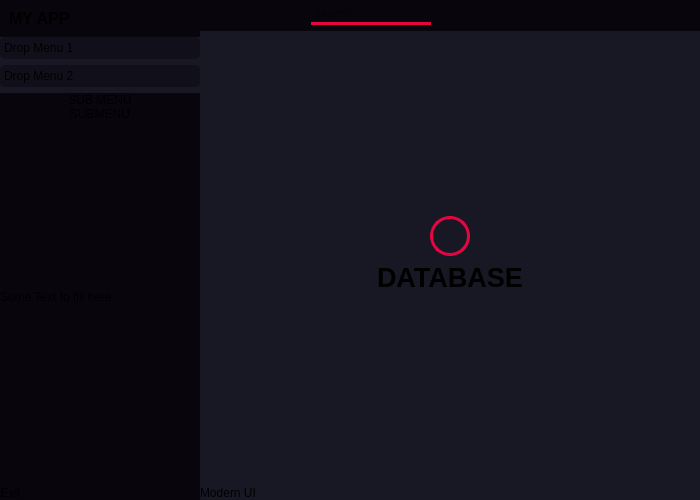
<?xml version="1.0" encoding="UTF-8"?>
<ui version="4.0">
 <class>MainWindow</class>
 <widget class="QMainWindow" name="MainWindow">
  <property name="geometry">
   <rect>
    <x>0</x>
    <y>0</y>
    <width>700</width>
    <height>500</height>
   </rect>
  </property>
  <property name="windowTitle">
   <string>MainWindow</string>
  </property>
  <property name="styleSheet">
   <string notr="true">*{
	border: none;
}</string>
  </property>
  <widget class="QWidget" name="centralwidget">
   <property name="styleSheet">
    <string notr="true">background-color: rgb(24, 24, 36);</string>
   </property>
   <layout class="QHBoxLayout" name="horizontalLayout">
    <property name="spacing">
     <number>0</number>
    </property>
    <property name="leftMargin">
     <number>0</number>
    </property>
    <property name="topMargin">
     <number>0</number>
    </property>
    <property name="rightMargin">
     <number>0</number>
    </property>
    <property name="bottomMargin">
     <number>0</number>
    </property>
    <item>
     <widget class="QFrame" name="slide_menu_container">
      <property name="maximumSize">
       <size>
        <width>200</width>
        <height>16777215</height>
       </size>
      </property>
      <property name="styleSheet">
       <string notr="true">background-color: rgb(9, 5, 13);</string>
      </property>
      <property name="frameShape">
       <enum>QFrame::StyledPanel</enum>
      </property>
      <property name="frameShadow">
       <enum>QFrame::Raised</enum>
      </property>
      <layout class="QVBoxLayout" name="verticalLayout_2">
       <property name="spacing">
        <number>0</number>
       </property>
       <property name="leftMargin">
        <number>0</number>
       </property>
       <property name="topMargin">
        <number>0</number>
       </property>
       <property name="rightMargin">
        <number>0</number>
       </property>
       <property name="bottomMargin">
        <number>0</number>
       </property>
       <item>
        <widget class="QFrame" name="slide_menu">
         <property name="minimumSize">
          <size>
           <width>192</width>
           <height>0</height>
          </size>
         </property>
         <property name="frameShape">
          <enum>QFrame::StyledPanel</enum>
         </property>
         <property name="frameShadow">
          <enum>QFrame::Raised</enum>
         </property>
         <layout class="QVBoxLayout" name="verticalLayout_5">
          <property name="spacing">
           <number>0</number>
          </property>
          <property name="leftMargin">
           <number>0</number>
          </property>
          <property name="topMargin">
           <number>0</number>
          </property>
          <property name="rightMargin">
           <number>0</number>
          </property>
          <property name="bottomMargin">
           <number>0</number>
          </property>
          <item alignment="Qt::AlignTop">
           <widget class="QFrame" name="frame_7">
            <property name="frameShape">
             <enum>QFrame::StyledPanel</enum>
            </property>
            <property name="frameShadow">
             <enum>QFrame::Raised</enum>
            </property>
            <layout class="QHBoxLayout" name="horizontalLayout_8">
             <item alignment="Qt::AlignLeft|Qt::AlignTop">
              <widget class="QLabel" name="label_2">
               <property name="font">
                <font>
                 <pointsize>12</pointsize>
                 <weight>75</weight>
                 <bold>true</bold>
                </font>
               </property>
               <property name="text">
                <string>MY APP</string>
               </property>
              </widget>
             </item>
             <item alignment="Qt::AlignLeft|Qt::AlignTop">
              <widget class="QLabel" name="label_3">
               <property name="text">
                <string/>
               </property>
               <property name="pixmap">
                <pixmap resource="icons.qrc">:/icons/icons/codesandbox.svg</pixmap>
               </property>
              </widget>
             </item>
            </layout>
           </widget>
          </item>
          <item>
           <widget class="QFrame" name="frame_8">
            <property name="sizePolicy">
             <sizepolicy hsizetype="Preferred" vsizetype="Expanding">
              <horstretch>0</horstretch>
              <verstretch>0</verstretch>
             </sizepolicy>
            </property>
            <property name="frameShape">
             <enum>QFrame::StyledPanel</enum>
            </property>
            <property name="frameShadow">
             <enum>QFrame::Raised</enum>
            </property>
            <layout class="QVBoxLayout" name="verticalLayout_6">
             <property name="spacing">
              <number>0</number>
             </property>
             <property name="leftMargin">
              <number>0</number>
             </property>
             <property name="topMargin">
              <number>0</number>
             </property>
             <property name="rightMargin">
              <number>0</number>
             </property>
             <property name="bottomMargin">
              <number>0</number>
             </property>
             <item>
              <widget class="QToolBox" name="toolBox">
               <property name="styleSheet">
                <string notr="true">QToolBox{
	background-color: rgb(24, 24, 36);
	text-align: left;
}
QToolBox::tab{
	border-radius: 5px;
	background-color: rgb(17, 16, 26);
	text-align: left;
}</string>
               </property>
               <property name="currentIndex">
                <number>1</number>
               </property>
               <widget class="QWidget" name="page">
                <property name="geometry">
                 <rect>
                  <x>0</x>
                  <y>0</y>
                  <width>200</width>
                  <height>377</height>
                 </rect>
                </property>
                <attribute name="icon">
                 <iconset resource="icons.qrc">
                  <normaloff>:/icons/icons/chevron-down.svg</normaloff>:/icons/icons/chevron-down.svg</iconset>
                </attribute>
                <attribute name="label">
                 <string>Drop Menu 1</string>
                </attribute>
                <layout class="QVBoxLayout" name="verticalLayout_7">
                 <property name="spacing">
                  <number>0</number>
                 </property>
                 <property name="leftMargin">
                  <number>0</number>
                 </property>
                 <property name="topMargin">
                  <number>0</number>
                 </property>
                 <property name="rightMargin">
                  <number>0</number>
                 </property>
                 <property name="bottomMargin">
                  <number>0</number>
                 </property>
                 <item alignment="Qt::AlignTop">
                  <widget class="QFrame" name="frame_10">
                   <property name="frameShape">
                    <enum>QFrame::StyledPanel</enum>
                   </property>
                   <property name="frameShadow">
                    <enum>QFrame::Raised</enum>
                   </property>
                   <layout class="QVBoxLayout" name="verticalLayout_8">
                    <property name="spacing">
                     <number>0</number>
                    </property>
                    <property name="leftMargin">
                     <number>0</number>
                    </property>
                    <property name="topMargin">
                     <number>0</number>
                    </property>
                    <property name="rightMargin">
                     <number>0</number>
                    </property>
                    <property name="bottomMargin">
                     <number>0</number>
                    </property>
                    <item>
                     <widget class="QPushButton" name="pushButton_10">
                      <property name="text">
                       <string>ITEM 1</string>
                      </property>
                      <property name="icon">
                       <iconset resource="icons.qrc">
                        <normaloff>:/icons/icons/watch.svg</normaloff>:/icons/icons/watch.svg</iconset>
                      </property>
                      <property name="iconSize">
                       <size>
                        <width>16</width>
                        <height>16</height>
                       </size>
                      </property>
                     </widget>
                    </item>
                    <item>
                     <widget class="QPushButton" name="pushButton_11">
                      <property name="text">
                       <string>ITEM 2</string>
                      </property>
                      <property name="icon">
                       <iconset resource="icons.qrc">
                        <normaloff>:/icons/icons/book.svg</normaloff>:/icons/icons/book.svg</iconset>
                      </property>
                     </widget>
                    </item>
                    <item>
                     <widget class="QPushButton" name="pushButton_12">
                      <property name="text">
                       <string>ITEM 3</string>
                      </property>
                      <property name="icon">
                       <iconset resource="icons.qrc">
                        <normaloff>:/icons/icons/database.svg</normaloff>:/icons/icons/database.svg</iconset>
                      </property>
                     </widget>
                    </item>
                   </layout>
                  </widget>
                 </item>
                </layout>
               </widget>
               <widget class="QWidget" name="page_2">
                <property name="geometry">
                 <rect>
                  <x>0</x>
                  <y>0</y>
                  <width>200</width>
                  <height>377</height>
                 </rect>
                </property>
                <attribute name="icon">
                 <iconset resource="icons.qrc">
                  <normaloff>:/icons/icons/chevron-down.svg</normaloff>:/icons/icons/chevron-down.svg</iconset>
                </attribute>
                <attribute name="label">
                 <string>Drop Menu 2</string>
                </attribute>
                <layout class="QVBoxLayout" name="verticalLayout_9">
                 <property name="spacing">
                  <number>0</number>
                 </property>
                 <property name="leftMargin">
                  <number>0</number>
                 </property>
                 <property name="topMargin">
                  <number>0</number>
                 </property>
                 <property name="rightMargin">
                  <number>0</number>
                 </property>
                 <property name="bottomMargin">
                  <number>0</number>
                 </property>
                 <item alignment="Qt::AlignTop">
                  <widget class="QFrame" name="frame_11">
                   <property name="frameShape">
                    <enum>QFrame::StyledPanel</enum>
                   </property>
                   <property name="frameShadow">
                    <enum>QFrame::Raised</enum>
                   </property>
                   <layout class="QVBoxLayout" name="verticalLayout_10">
                    <property name="spacing">
                     <number>0</number>
                    </property>
                    <property name="leftMargin">
                     <number>0</number>
                    </property>
                    <property name="topMargin">
                     <number>0</number>
                    </property>
                    <property name="rightMargin">
                     <number>0</number>
                    </property>
                    <property name="bottomMargin">
                     <number>0</number>
                    </property>
                    <item>
                     <widget class="QPushButton" name="pushButton_13">
                      <property name="text">
                       <string>SUB MENU</string>
                      </property>
                      <property name="icon">
                       <iconset resource="icons.qrc">
                        <normaloff>:/icons/icons/phone-call.svg</normaloff>:/icons/icons/phone-call.svg</iconset>
                      </property>
                     </widget>
                    </item>
                    <item>
                     <widget class="QPushButton" name="pushButton_14">
                      <property name="text">
                       <string>SUBMENU</string>
                      </property>
                      <property name="icon">
                       <iconset resource="icons.qrc">
                        <normaloff>:/icons/icons/mail.svg</normaloff>:/icons/icons/mail.svg</iconset>
                      </property>
                     </widget>
                    </item>
                   </layout>
                  </widget>
                 </item>
                 <item alignment="Qt::AlignTop">
                  <widget class="QLabel" name="label_4">
                   <property name="text">
                    <string>Some Text to fill here</string>
                   </property>
                   <property name="wordWrap">
                    <bool>true</bool>
                   </property>
                  </widget>
                 </item>
                </layout>
               </widget>
              </widget>
             </item>
            </layout>
           </widget>
          </item>
          <item alignment="Qt::AlignBottom">
           <widget class="QFrame" name="frame_9">
            <property name="frameShape">
             <enum>QFrame::StyledPanel</enum>
            </property>
            <property name="frameShadow">
             <enum>QFrame::Raised</enum>
            </property>
            <layout class="QHBoxLayout" name="horizontalLayout_9">
             <property name="spacing">
              <number>0</number>
             </property>
             <property name="leftMargin">
              <number>0</number>
             </property>
             <property name="topMargin">
              <number>0</number>
             </property>
             <property name="rightMargin">
              <number>0</number>
             </property>
             <property name="bottomMargin">
              <number>0</number>
             </property>
             <item alignment="Qt::AlignLeft|Qt::AlignBottom">
              <widget class="QPushButton" name="pushButton_9">
               <property name="text">
                <string>Exit</string>
               </property>
               <property name="icon">
                <iconset resource="icons.qrc">
                 <normaloff>:/icons/icons/external-link.svg</normaloff>:/icons/icons/external-link.svg</iconset>
               </property>
               <property name="iconSize">
                <size>
                 <width>16</width>
                 <height>16</height>
                </size>
               </property>
              </widget>
             </item>
            </layout>
           </widget>
          </item>
         </layout>
        </widget>
       </item>
      </layout>
     </widget>
    </item>
    <item>
     <widget class="QFrame" name="main_body">
      <property name="frameShape">
       <enum>QFrame::StyledPanel</enum>
      </property>
      <property name="frameShadow">
       <enum>QFrame::Raised</enum>
      </property>
      <layout class="QVBoxLayout" name="verticalLayout">
       <property name="spacing">
        <number>0</number>
       </property>
       <property name="leftMargin">
        <number>0</number>
       </property>
       <property name="topMargin">
        <number>0</number>
       </property>
       <property name="rightMargin">
        <number>0</number>
       </property>
       <property name="bottomMargin">
        <number>0</number>
       </property>
       <item alignment="Qt::AlignTop">
        <widget class="QFrame" name="header_frame">
         <property name="styleSheet">
          <string notr="true">background-color: rgb(9, 5, 13);</string>
         </property>
         <property name="frameShape">
          <enum>QFrame::StyledPanel</enum>
         </property>
         <property name="frameShadow">
          <enum>QFrame::Raised</enum>
         </property>
         <layout class="QHBoxLayout" name="horizontalLayout_2">
          <property name="spacing">
           <number>0</number>
          </property>
          <property name="leftMargin">
           <number>0</number>
          </property>
          <property name="topMargin">
           <number>0</number>
          </property>
          <property name="rightMargin">
           <number>0</number>
          </property>
          <property name="bottomMargin">
           <number>0</number>
          </property>
          <item alignment="Qt::AlignLeft|Qt::AlignTop">
           <widget class="QFrame" name="frame_5">
            <property name="frameShape">
             <enum>QFrame::StyledPanel</enum>
            </property>
            <property name="frameShadow">
             <enum>QFrame::Raised</enum>
            </property>
            <layout class="QHBoxLayout" name="horizontalLayout_7">
             <property name="spacing">
              <number>6</number>
             </property>
             <property name="leftMargin">
              <number>6</number>
             </property>
             <property name="topMargin">
              <number>6</number>
             </property>
             <property name="rightMargin">
              <number>6</number>
             </property>
             <property name="bottomMargin">
              <number>6</number>
             </property>
             <item alignment="Qt::AlignLeft|Qt::AlignTop">
              <widget class="QPushButton" name="pushButton_8">
               <property name="text">
                <string/>
               </property>
               <property name="icon">
                <iconset resource="icons.qrc">
                 <normaloff>:/icons/icons/align-justify.svg</normaloff>:/icons/icons/align-justify.svg</iconset>
               </property>
               <property name="iconSize">
                <size>
                 <width>32</width>
                 <height>32</height>
                </size>
               </property>
              </widget>
             </item>
            </layout>
           </widget>
          </item>
          <item alignment="Qt::AlignLeft|Qt::AlignTop">
           <widget class="QFrame" name="frame_3">
            <property name="frameShape">
             <enum>QFrame::StyledPanel</enum>
            </property>
            <property name="frameShadow">
             <enum>QFrame::Raised</enum>
            </property>
            <layout class="QHBoxLayout" name="horizontalLayout_6">
             <property name="spacing">
              <number>6</number>
             </property>
             <property name="leftMargin">
              <number>6</number>
             </property>
             <property name="topMargin">
              <number>6</number>
             </property>
             <property name="rightMargin">
              <number>6</number>
             </property>
             <property name="bottomMargin">
              <number>6</number>
             </property>
             <item alignment="Qt::AlignLeft|Qt::AlignTop">
              <widget class="QLineEdit" name="lineEdit">
               <property name="minimumSize">
                <size>
                 <width>120</width>
                 <height>0</height>
                </size>
               </property>
               <property name="styleSheet">
                <string notr="true">border-bottom: 3px solid rgb(230,5,64);</string>
               </property>
               <property name="placeholderText">
                <string>Search</string>
               </property>
              </widget>
             </item>
             <item alignment="Qt::AlignLeft|Qt::AlignTop">
              <widget class="QPushButton" name="pushButton_6">
               <property name="text">
                <string/>
               </property>
               <property name="icon">
                <iconset resource="icons.qrc">
                 <normaloff>:/icons/icons/search.svg</normaloff>:/icons/icons/search.svg</iconset>
               </property>
              </widget>
             </item>
            </layout>
           </widget>
          </item>
          <item alignment="Qt::AlignHCenter|Qt::AlignTop">
           <widget class="QFrame" name="frame_2">
            <property name="frameShape">
             <enum>QFrame::StyledPanel</enum>
            </property>
            <property name="frameShadow">
             <enum>QFrame::Raised</enum>
            </property>
            <layout class="QHBoxLayout" name="horizontalLayout_5">
             <property name="spacing">
              <number>6</number>
             </property>
             <property name="leftMargin">
              <number>6</number>
             </property>
             <property name="topMargin">
              <number>6</number>
             </property>
             <property name="rightMargin">
              <number>6</number>
             </property>
             <property name="bottomMargin">
              <number>6</number>
             </property>
             <item>
              <widget class="QPushButton" name="pushButton_5">
               <property name="text">
                <string/>
               </property>
               <property name="icon">
                <iconset resource="icons.qrc">
                 <normaloff>:/icons/icons/user.svg</normaloff>:/icons/icons/user.svg</iconset>
               </property>
              </widget>
             </item>
             <item>
              <widget class="QPushButton" name="pushButton_4">
               <property name="text">
                <string/>
               </property>
               <property name="icon">
                <iconset resource="icons.qrc">
                 <normaloff>:/icons/icons/bell.svg</normaloff>:/icons/icons/bell.svg</iconset>
               </property>
              </widget>
             </item>
            </layout>
           </widget>
          </item>
          <item alignment="Qt::AlignRight|Qt::AlignTop">
           <widget class="QFrame" name="frame">
            <property name="frameShape">
             <enum>QFrame::StyledPanel</enum>
            </property>
            <property name="frameShadow">
             <enum>QFrame::Raised</enum>
            </property>
            <layout class="QHBoxLayout" name="horizontalLayout_4">
             <property name="spacing">
              <number>6</number>
             </property>
             <property name="leftMargin">
              <number>6</number>
             </property>
             <property name="topMargin">
              <number>6</number>
             </property>
             <property name="rightMargin">
              <number>6</number>
             </property>
             <property name="bottomMargin">
              <number>6</number>
             </property>
             <item>
              <widget class="QPushButton" name="pushButton_3">
               <property name="text">
                <string/>
               </property>
               <property name="icon">
                <iconset resource="icons.qrc">
                 <normaloff>:/icons/icons/arrow-down-left.svg</normaloff>:/icons/icons/arrow-down-left.svg</iconset>
               </property>
              </widget>
             </item>
             <item>
              <widget class="QPushButton" name="pushButton_2">
               <property name="text">
                <string/>
               </property>
               <property name="icon">
                <iconset resource="icons.qrc">
                 <normaloff>:/icons/icons/maximize-2.svg</normaloff>:/icons/icons/maximize-2.svg</iconset>
               </property>
              </widget>
             </item>
             <item>
              <widget class="QPushButton" name="pushButton">
               <property name="text">
                <string/>
               </property>
               <property name="icon">
                <iconset resource="icons.qrc">
                 <normaloff>:/icons/icons/x.svg</normaloff>:/icons/icons/x.svg</iconset>
               </property>
              </widget>
             </item>
            </layout>
           </widget>
          </item>
         </layout>
        </widget>
       </item>
       <item>
        <widget class="QFrame" name="main_body_contents">
         <property name="sizePolicy">
          <sizepolicy hsizetype="Preferred" vsizetype="Expanding">
           <horstretch>0</horstretch>
           <verstretch>0</verstretch>
          </sizepolicy>
         </property>
         <property name="frameShape">
          <enum>QFrame::StyledPanel</enum>
         </property>
         <property name="frameShadow">
          <enum>QFrame::Raised</enum>
         </property>
         <layout class="QVBoxLayout" name="verticalLayout_11">
          <item alignment="Qt::AlignHCenter|Qt::AlignBottom">
           <widget class="QLabel" name="label_6">
            <property name="minimumSize">
             <size>
              <width>40</width>
              <height>40</height>
             </size>
            </property>
            <property name="maximumSize">
             <size>
              <width>40</width>
              <height>40</height>
             </size>
            </property>
            <property name="styleSheet">
             <string notr="true">border: 3px solid rgb(230, 5, 64);
border-radius: 20px;</string>
            </property>
            <property name="text">
             <string/>
            </property>
            <property name="pixmap">
             <pixmap resource="icons.qrc">:/icons/icons/chrome.svg</pixmap>
            </property>
            <property name="alignment">
             <set>Qt::AlignCenter</set>
            </property>
           </widget>
          </item>
          <item alignment="Qt::AlignHCenter|Qt::AlignTop">
           <widget class="QLabel" name="label_5">
            <property name="font">
             <font>
              <pointsize>20</pointsize>
              <weight>75</weight>
              <bold>true</bold>
             </font>
            </property>
            <property name="text">
             <string>DATABASE</string>
            </property>
           </widget>
          </item>
         </layout>
        </widget>
       </item>
       <item alignment="Qt::AlignBottom">
        <widget class="QFrame" name="footer">
         <property name="frameShape">
          <enum>QFrame::StyledPanel</enum>
         </property>
         <property name="frameShadow">
          <enum>QFrame::Raised</enum>
         </property>
         <layout class="QHBoxLayout" name="horizontalLayout_3">
          <property name="spacing">
           <number>0</number>
          </property>
          <property name="leftMargin">
           <number>0</number>
          </property>
          <property name="topMargin">
           <number>0</number>
          </property>
          <property name="rightMargin">
           <number>0</number>
          </property>
          <property name="bottomMargin">
           <number>0</number>
          </property>
          <item>
           <widget class="QFrame" name="frame_4">
            <property name="frameShape">
             <enum>QFrame::StyledPanel</enum>
            </property>
            <property name="frameShadow">
             <enum>QFrame::Raised</enum>
            </property>
            <layout class="QVBoxLayout" name="verticalLayout_4">
             <property name="spacing">
              <number>0</number>
             </property>
             <property name="leftMargin">
              <number>0</number>
             </property>
             <property name="topMargin">
              <number>0</number>
             </property>
             <property name="rightMargin">
              <number>0</number>
             </property>
             <property name="bottomMargin">
              <number>0</number>
             </property>
             <item alignment="Qt::AlignBottom">
              <widget class="QLabel" name="label">
               <property name="text">
                <string>Modern UI</string>
               </property>
              </widget>
             </item>
            </layout>
           </widget>
          </item>
          <item>
           <widget class="QFrame" name="frame_6">
            <property name="frameShape">
             <enum>QFrame::StyledPanel</enum>
            </property>
            <property name="frameShadow">
             <enum>QFrame::Raised</enum>
            </property>
            <layout class="QVBoxLayout" name="verticalLayout_3">
             <property name="spacing">
              <number>0</number>
             </property>
             <property name="leftMargin">
              <number>0</number>
             </property>
             <property name="topMargin">
              <number>0</number>
             </property>
             <property name="rightMargin">
              <number>0</number>
             </property>
             <property name="bottomMargin">
              <number>0</number>
             </property>
             <item alignment="Qt::AlignBottom">
              <widget class="QPushButton" name="pushButton_7">
               <property name="text">
                <string/>
               </property>
               <property name="icon">
                <iconset resource="icons.qrc">
                 <normaloff>:/icons/icons/box.svg</normaloff>:/icons/icons/box.svg</iconset>
               </property>
              </widget>
             </item>
            </layout>
           </widget>
          </item>
          <item alignment="Qt::AlignRight|Qt::AlignBottom">
           <widget class="QFrame" name="size_grip">
            <property name="minimumSize">
             <size>
              <width>10</width>
              <height>10</height>
             </size>
            </property>
            <property name="maximumSize">
             <size>
              <width>10</width>
              <height>10</height>
             </size>
            </property>
            <property name="frameShape">
             <enum>QFrame::StyledPanel</enum>
            </property>
            <property name="frameShadow">
             <enum>QFrame::Raised</enum>
            </property>
           </widget>
          </item>
         </layout>
        </widget>
       </item>
      </layout>
     </widget>
    </item>
   </layout>
  </widget>
 </widget>
 <resources>
  <include location="icons.qrc"/>
 </resources>
 <connections/>
</ui>
